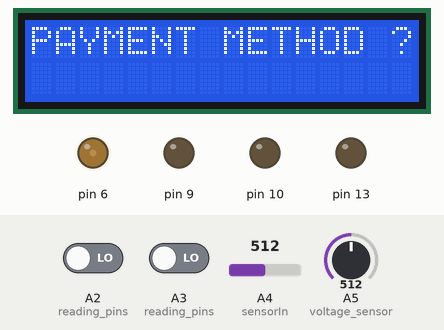
Simulated run of this sketch. Board: Arduino Uno, built with avr-gcc and run on an emulated ATmega328P. Shown: 16×2 character LCD, output pins drawn as LEDs (lit = HIGH). The test bench sets the inputs (shaded band); at power-on: A2 (reading_pins) LOW, A4 (sensorIn) = 512, A3 (reading_pins) LOW, A5 (voltage_sensor) = 512. What the sketch prints to the serial monitor is not drawn.

Above: at 1.2 s.
1.3 s: A2 (reading_pins) driven HIGH
At 2.0 s:
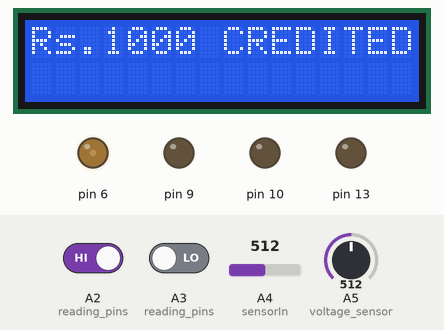
4.3 s: A4 (sensorIn) set to 716
At 4.5 s:
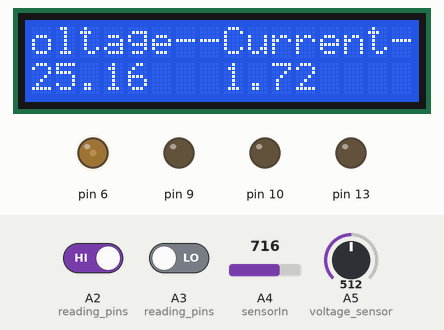
Timing chart, 0 to 7.3 s (numbered marks = the images above; inputs shaded):
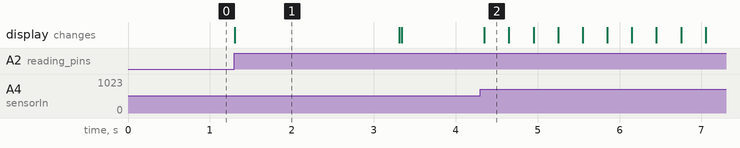

The sketch:

main_1.ino
```cpp
//voltage assumptions
float raw_data = 0, raw_data_sample, v_5, v_12, v_220;
//power and energy
float data_power = 0;
float energy = 0;
float cost;
long time;
//liquid crystal
#include <LiquidCrystal.h>
LiquidCrystal lcd(12, 11, 5, 4, 3, 2);

//current sensor assumptions
int sensorIn = A4;
int mVperAmp = 200; // use 100 for 20A Module and 66 for 30A Module
float avgamps = 0;
float amphr = 0;
double correction_value = 0.04;

//double Voltage,VRMS,AmpsRMS;
double Voltage = 0;
double VRMS = 0;
double AmpsRMS = 0;
double AmpsRMS_final = 0;

void setup() {

  Serial.begin(9600);
  pinMode(13,OUTPUT);
  pinMode(9,OUTPUT);
  pinMode(10,OUTPUT);
  pinMode(6,OUTPUT);
  digitalWrite(9,LOW);
  digitalWrite(10,LOW);
  pinMode(A5, INPUT); //voltage sensor
  pinMode(sensorIn, INPUT); //current sensor
  lcd.begin(16, 2);
  lcd.print("PAYMENT METHOD ?");

  analogWrite(6,50);
  pinMode(A2, INPUT); //reading pins
  pinMode(A3, INPUT); //reading pins

}

void loop() {
if(digitalRead(A2)==1 && digitalRead(A3)==1) //postpaid
  {
      lcd.clear();
      lcd.setCursor(0, 0);
      lcd.print("POSTPAID SELECTED");
      delay(2000);
      lcd.clear();
  lcd.print("Voltage--Current--Power--Energy--Cost");
    digitalWrite(13,HIGH); //postpaid
  //automatic changeover
  int aflag;
  int bflag;
  int a,b;
  //time calculations
  long milisec = millis(); // calculate time in milliseconds
  long time = milisec / 1000; // convert milliseconds to seconds

  /* voltage calculations */
  //raw_data=analogRead(A5);
  //Serial.println(raw_data);
  //delay(10);
//  analogWrite(10, 50); //brightness
  for (int i = 0; i < 10; i++)
  {
    raw_data += analogRead(A5); //read the voltage from the sensor
    delay(2);
  }
  raw_data = raw_data / 10;
  //Serial.println(raw_data);
  //Serial.println(raw_data_sample);
  delay(10);
  v_5 = (5 * raw_data) / 900;
  v_12 = (12 * v_5) / 5;
  v_220 = (220 * v_12) / 12;
  //Serial.println(v_220); //to check voltage
  //  lcd.print("Voltage");
  lcd.setCursor(0, 1);
  lcd.print(v_220);

  // raw_data=0;
  /*end of voltage calculations*/

  /*current calculations*/

  Voltage = getVPP();
  VRMS = (Voltage / 2.0) * 0.707;
  AmpsRMS = (VRMS * 1000) / mVperAmp;
  AmpsRMS_final = AmpsRMS - correction_value;
  //  Serial.println(AmpsRMS);
  //  Serial.println(correction_value);
  //  Serial.println(AmpsRMS_final); // to check current
  //Serial.print(Voltage);
  //  Serial.println(" Amps RMS");
  lcd.setCursor(9, 1);
  lcd.print(AmpsRMS_final);
  //delay(1000);
  /*end of current calculations*/

  //calculations for the power


  //energy and power

  avgamps = AmpsRMS_final / time; // average amps
  amphr = (avgamps * time) / 3600; // amp-hour
  data_power = (AmpsRMS_final * v_220); //power calculation i.e. VXI
  lcd.setCursor(18, 1);
  lcd.print(data_power);
  energy = (data_power * time) / 3600; //Watt-sec is again convert to Watt-Hr by dividing 1hr(3600sec)
  lcd.setCursor(25, 1);
  lcd.print(energy);
  cost=energy*4;
  Serial.print(data_power);
  Serial.print("a");
  lcd.setCursor(33, 1);
  Serial.println(cost);
  lcd.println(cost);
  //delay(200);
  // scroll 13 positions (string length) to the left
  // to move it offscreen left:
  for (int positionCounter = 0; positionCounter < 21; positionCounter++) {
    // scroll one position left:
    lcd.scrollDisplayLeft();
    // wait a bit:
    delay(300);
  }

  // scroll 29 positions (string length + display length) to the right
  // to move it offscreen right:
  for (int positionCounter = 0; positionCounter < 21; positionCounter++) {
    // scroll one position right:
    lcd.scrollDisplayRight();
    // wait a bit:
    delay(300);
  }

  // scroll 16 positions (display length + string length) to the left
  // to move it back to center:
  // for (int positionCounter = 0; positionCounter < 7; positionCounter++) {
  // scroll one position left:
  // lcd.scrollDisplayLeft();
  // wait a bit:
  //delay(1000);
  //}

  // delay at the end of the full loop:
  delay(200);
}


if(digitalRead(A2)==0 && digitalRead(A3)==1) // INPUT CARD
{
  lcd.clear();
  lcd.setCursor(0, 0);
  lcd.print("PREPAID SELECTED");
  lcd.setCursor(0, 1);
  lcd.print("INPUT CARD");
  delay(2000);

}


if(digitalRead(A2)==1 && digitalRead(A3)==0) // prepaid with credit 1000
{

  lcd.clear();
  lcd.setCursor(0, 0);
  lcd.print("Rs.1000 CREDITED");
  delay(2000);
  lcd.clear();
  lcd.print("Voltage--Current--Power--Energy--Cost");
  digitalWrite(13,LOW);
  //automatic changeover
  int aflag;
  int bflag;
  int a,b;

  //time calculations
  long milisec = millis(); // calculate time in milliseconds
  long time = milisec / 1000; // convert milliseconds to seconds

  /* voltage calculations */
  //raw_data=analogRead(A5);
  //Serial.println(raw_data);
  //delay(10);
  //analogWrite(10, 50); //brightness
  for (int i = 0; i < 10; i++)
  {
    raw_data += analogRead(A5); //read the voltage from the sensor
    delay(2);
  }
  raw_data = raw_data / 10;
  //Serial.println(raw_data);
  //Serial.println(raw_data_sample);
  delay(10);
  v_5 = (5 * raw_data) / 900;
  v_12 = (12 * v_5) / 5;
  v_220 = (220 * v_12) / 12;
  //Serial.println(v_220); //to check voltage
  //  lcd.print("Voltage");
  lcd.setCursor(0, 1);
  lcd.print(v_220);

  // raw_data=0;
  /*end of voltage calculations*/

  /*current calculations*/

  Voltage = getVPP();
  VRMS = (Voltage / 2.0) * 0.707;
  AmpsRMS = (VRMS * 1000) / mVperAmp;
  AmpsRMS_final = AmpsRMS - correction_value;
  //  Serial.println(AmpsRMS);
  //  Serial.println(correction_value);
  //  Serial.println(AmpsRMS_final); // to check current
  //Serial.print(Voltage);
  //  Serial.println(" Amps RMS");
  lcd.setCursor(9, 1);
  lcd.print(AmpsRMS_final);
  //delay(1000);
  /*end of current calculations*/

  //calculations for the power


  //energy and power

  avgamps = AmpsRMS_final / time; // average amps
  amphr = (avgamps * time) / 3600; // amp-hour
  data_power = (AmpsRMS_final * v_220); //power calculation i.e. VXI
  lcd.setCursor(18, 1);
  lcd.print(data_power);
  energy = (data_power * time) / 3600; //Watt-sec is again convert to Watt-Hr by dividing 1hr(3600sec)
  lcd.setCursor(25, 1);
  lcd.print(energy);
  cost=1000-energy*4;
  lcd.setCursor(33, 1);
  lcd.print(cost);
  Serial.print(data_power);
  Serial.print("a");
  Serial.println(cost);
  //delay(200);
  // scroll 13 positions (string length) to the left
  // to move it offscreen left:
  for (int positionCounter = 0; positionCounter < 22; positionCounter++) {
    // scroll one position left:
    lcd.scrollDisplayLeft();
    // wait a bit:
    delay(300);
  }

  // scroll 29 positions (string length + display length) to the right
  // to move it offscreen right:
  for (int positionCounter = 0; positionCounter < 22; positionCounter++) {
    // scroll one position right:
    lcd.scrollDisplayRight();
    // wait a bit:
    delay(300);
  }

  // scroll 16 positions (display length + string length) to the left
  // to move it back to center:
  // for (int positionCounter = 0; positionCounter < 7; positionCounter++) {
  // scroll one position left:
  // lcd.scrollDisplayLeft();
  // wait a bit:
  //delay(1000);
  //}

  // delay at the end of the full loop:
  delay(200);
}
}

float getVPP()
{
  float result = 0.0;
  int readValue = 0;           //value read from the sensor
  int maxValue = 0;          // store max value here
  int minValue = 1024;          // store min value here

  uint32_t start_time = millis();
  while ((millis() - start_time) < 1000) //sample for 1 Sec
  {
    readValue = analogRead(sensorIn);
    // see if you have a new maxValue
    if (readValue > maxValue)
    {
      /*record the maximum sensor value*/
      maxValue = readValue;
    }
    if (readValue < minValue)
    {
      /*record the maximum sensor value*/
      minValue = readValue;
    }
  }

  // Subtract min from max
  result = ((maxValue - minValue) * 5.0) / 1024.0;
  // Serial.println(readValue);
  // Serial.println(maxValue);
  // Serial.println(minValue);
  //Serial.println(readValue);
  //Serial.println("---------------------------------");
  return result;
}
```

Measured:
- after the input at 1.3 s, the display: changes at once (image 1)
- what the display in image 1 shows lasts 2.0 s, from 1.3 s to 3.3 s
